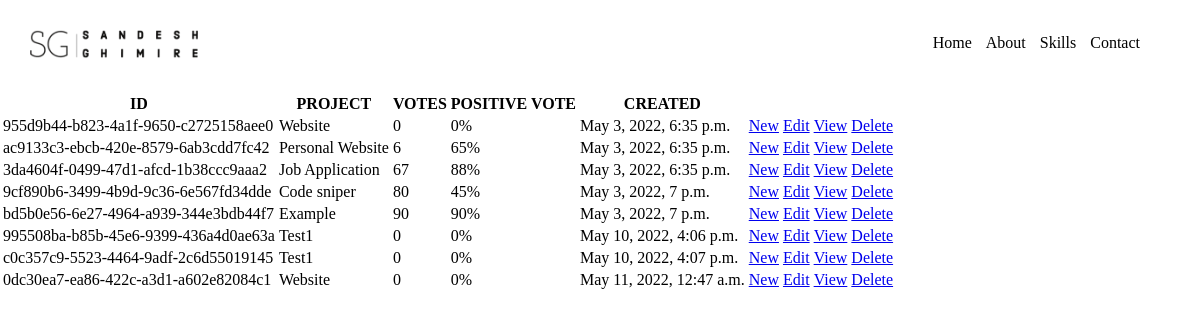
The app's page /, older data.
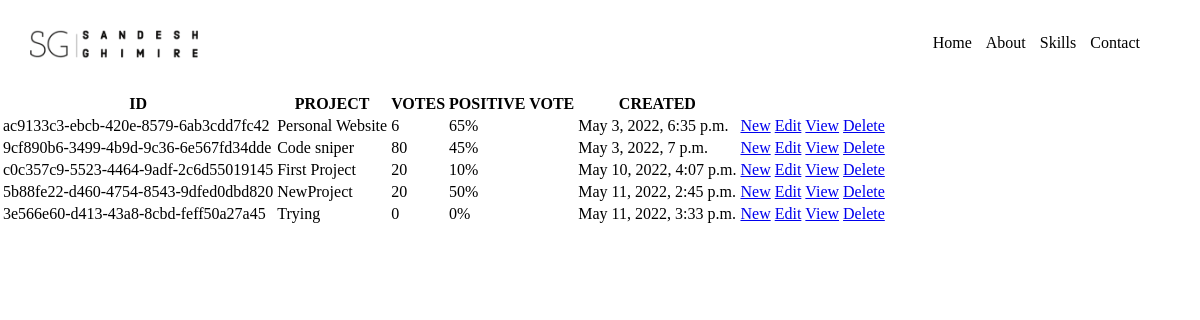
The same page, newer data.
### base/models.py (models this page shows, shortened)
class Project(models.Model):
    title=models.CharField(max_length=200)
    description = models.TextField(null = True, blank=True)
    demo_link =models.CharField(max_length=2000, null=True,blank=True)
    user_image = models.ImageField(null=True, blank = True, default = "default.jpg")
    source_link =models.CharField(max_length=2000, null=True,blank=True)
    created = models.DateTimeField(auto_now_add = True)
    id = models.UUIDField(default=uuid.uuid4,unique=True,primary_key = True, editable=False)
    tags = models.ManyToManyField('Tag', blank=True) #creating relatiponship with Tags
    vote_total = models.IntegerField(default=0,null=True, blank=True)#creating relatiponship with review
    vote_ratio = models.IntegerField(default=0,null=True, blank=True)

### base/views.py (the view)
# urls.py: path('', views.home, name="home"),
def home(request):
    return render(request,'base/home.html', {'Projects':Projects})

### base/templates/base/home.html
{% include 'navbar.html' %}
<table>
  <tr>
    <th> ID </th>
    <th> PROJECT </th>
    <th> VOTES </th>
    <th> POSITIVE VOTE </th>
    <th> CREATED </th>
    <th> </th>
    <th> </th>
    <th> </th>
    <th> </th>
  </tr>
  {%  for Project in Projects  %}
  <tr>
    <td> {{ Project.id }} </td>
    <td> {{ Project.title }} </td>
    <td> {{ Project.vote_total }} </td>
    <td> {{ Project.vote_ratio }}% </td>
    <td> {{ Project.created }} </td>
    <td><a href = " {% url 'create' %}"> New </a></td>
    <td><a href = " {% url 'update' Project.id %}"> Edit </a></td>
    <td><a href = " {% url 'Project' Project.id %}"> View </a></td>
    <td><a href = " {% url 'delete' Project.id %}"> Delete </a></td>
  </tr>
  {% endfor %}
</table>

### templates/navbar.html (shortened to what this page needs)
<!DOCTYPE html>
{% load static %}
<html >
<head>
<link rel="stylesheet" type= 'text/css' media = 'screen' href='{% static "Style/style.css" %}'>
</head>
<body id= "Back" class="main">
    <div class="back2">
        <section id="sec1">
            <div class="logo">
                <a href = "#"><img src = " {% static 'images/logo.png' %} "></a>
            </div>
            <div id="div1" >
                <div id="header" class="navbar">
                    <ul>
                        <li><a href="#">Home</a></li>
                        <li><a href="#">About</a></li>
                        <li><a href="#">Skills</a></li>
                        <li><a href="#">Contact</a></li>
                    </ul>
                </div>
            </div>
        </section>
</body>
</html>

### base/static/Style/style.css (style rules this page uses)
#header { height: 60px; color: rgba(255, 245, 203, 0.74); }
html,body { margin:0; padding:0; overflow-x:hidden; }
#sec1 { padding-top:0px; }
.logo { float:left; max-height: 40%; max-width: 40%; padding-left:30px; }
.logo img { height:30%; width:35%; }
.navbar { color: red; }
.navbar li { display:inline-table; height: 50px; line-height: 45px; font-size: 18px; width: 10%; }
.navbar a { text-decoration: none; font-family: 'Arvo', serif; display: block; font-size: 1pc; font-weight:normal; }
.navbar a:link { color: rgb(0, 0, 0); }
.navbar ul { float:right; list-style: none; padding-right:60px; padding-top:20px; margin: 0; min-height: auto; min-width: auto; word-spacing: 10px; }

Row changes from the older to the newer data that the page shows:
removed Project: id "955d9b44-b823-4a1f-9650-c2725158aee0", title "Website", vote_total "0", vote_ratio "0", created "May 3, 2022, 6:35 p.m."
removed Project: id "3da4604f-0499-47d1-afcd-1b38ccc9aaa2", title "Job Application", vote_total "67", vote_ratio "88", created "May 3, 2022, 6:35 p.m."
removed Project: id "bd5b0e56-6e27-4964-a939-344e3bdb44f7", title "Example", vote_total "90", vote_ratio "90", created "May 3, 2022, 7 p.m."
removed Project: id "995508ba-b85b-45e6-9399-436a4d0ae63a", title "Test1", vote_total "0", vote_ratio "0", created "May 10, 2022, 4:06 p.m."
removed Project: id "0dc30ea7-ea86-422c-a3d1-a602e82084c1", title "Website", vote_total "0", vote_ratio "0", created "May 11, 2022, 12:47 a.m."
changed Project "c0c357c9-5523-4464-9adf-2c6d55019145": title "Test1" → "First Project"; vote_total "0" → "20"; vote_ratio "0" → "10"
added Project: id "5b88fe22-d460-4754-8543-9dfed0dbd820", title "NewProject", vote_total "20", vote_ratio "50", created "May 11, 2022, 2:45 p.m."
added Project: id "3e566e60-d413-43a8-8cbd-feff50a27a45", title "Trying", vote_total "0", vote_ratio "0", created "May 11, 2022, 3:33 p.m."
